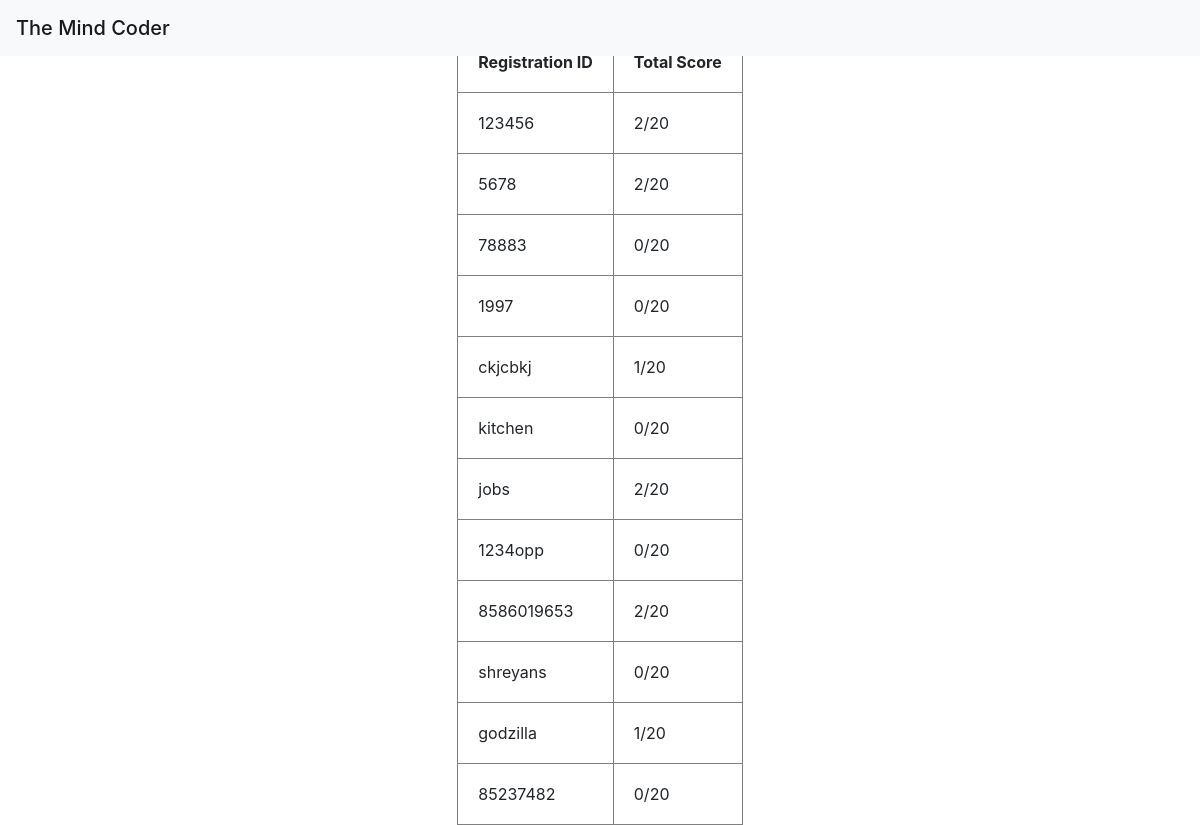
The page /swaggers/index.php (signed in) on the database its author committed.
### tables this page shows
CREATE TABLE `mc_users` (
  `id` int(11) NOT NULL,
  `rid` varchar(255) NOT NULL,
  `totalscore` int(11) NOT NULL DEFAULT '0',
  `hasplayed` tinyint(1) NOT NULL DEFAULT '0'
);

### includes/functions.php (called while the page is built, shortened)
<?php
	function getUsers(){
		$conn = makeDbConnection();
		$sql = "SELECT rid,totalscore From mc_users where hasplayed = 1;";
		$result = mysqli_query($conn,$sql);
		return $result;
	}
	function makeDbConnection(){
		$servername = "localhost";
		$username = "tanseersaji";
		$password = "";
		$database = "mindcoder";
		$conn = mysqli_connect($servername, $username, $password,$database);
		if (!$conn) {
	    	return null;
		} else {
			return $conn;
		}
	}
?>

### swaggers/index.php (the view, shortened to what this page needs)
<?php
	require "../includes/functions.php";
	if($_SESSION['adminAccessGraned'] != 1):
?>
<div class="container center">
	<form action="index.php" method="post">
		<div class="form-group">
		<label for="pass">Enter Admin Password</label><br>
		<input type="password" id="pass" name="pass"><br>
		</div>
		<input type="submit" value="Login" name="adminAccessRequested" class="btn btn-primary">
	</form>
</div>
<?php elseif ($_SESSION['adminAccessGraned'] == 1): ?>
<div class="container center">
	<table border="1" cellpadding="20px" align="center">
		<tr>
			<th>Registration ID</th>
			<th>Total Score</th>
		</tr>
		<?php
			$result = getUsers();
			while($row = mysqli_fetch_assoc($result)){
		 ?>
			<tr>
				<td><?php echo $row['rid']; ?></td>
				<td><?php echo $row['totalscore']; ?>/20</td>
			</tr>
			<?php } ?>
	</table>
</div>
<?php endif; ?>

### includes/style/custom.css (style rules this page uses)
.container.center { width:100vw; height:calc(100% - 56px); display:flex; justify-content:center; align-items:center; }

### rows shown on the page
mc_users: rid "123456", totalscore "2"
mc_users: rid "5678", totalscore "2"
mc_users: rid "78883", totalscore "0"
mc_users: rid "1997", totalscore "0"
mc_users: rid "ckjcbkj", totalscore "1"
mc_users: rid "kitchen", totalscore "0"
mc_users: rid "jobs", totalscore "2"
mc_users: rid "1234opp", totalscore "0"
mc_users: rid "8586019653", totalscore "2"
mc_users: rid "shreyans", totalscore "0"
mc_users: rid "godzilla", totalscore "1"
mc_users: rid "85237482", totalscore "0"
